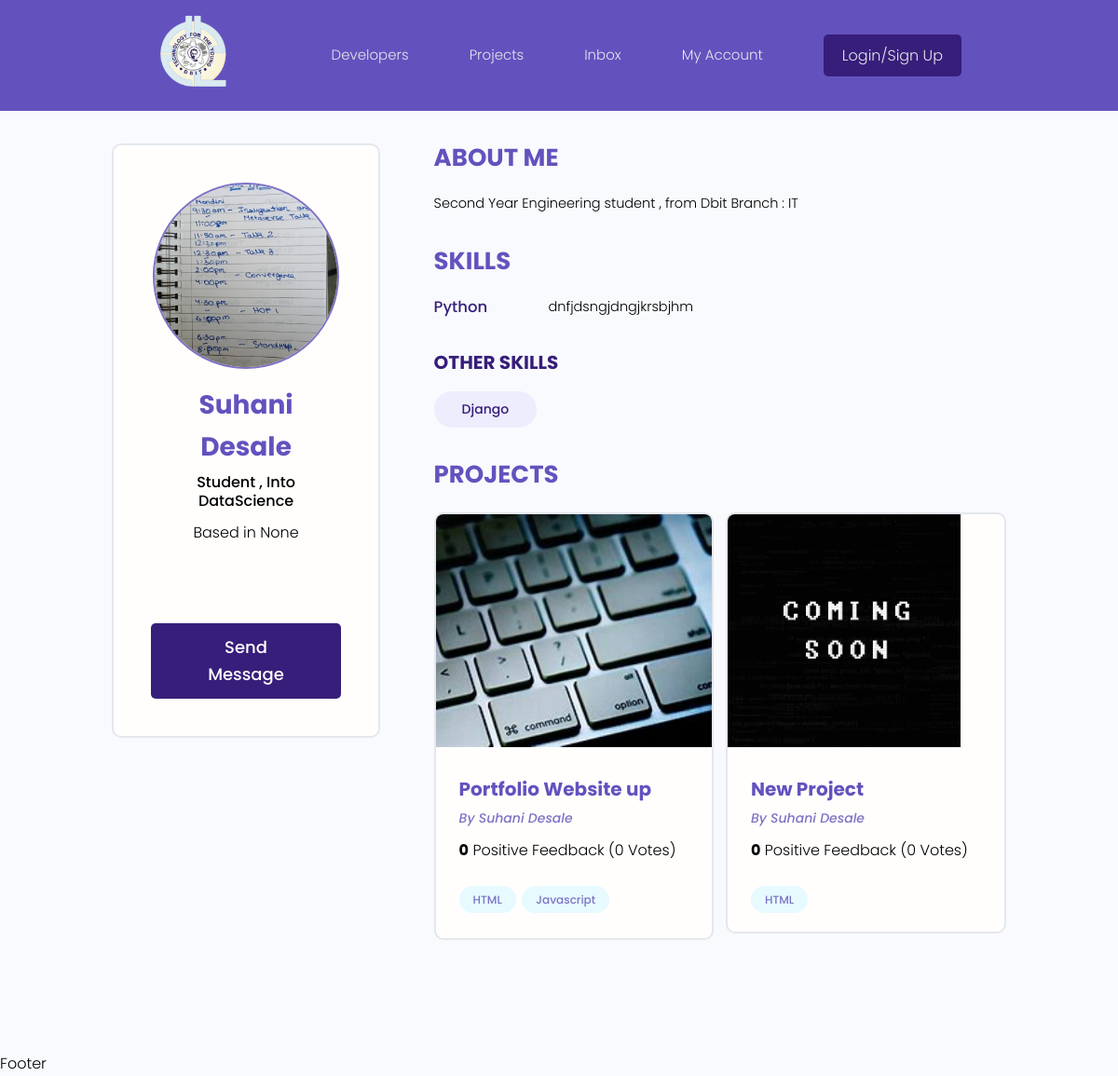
The page /profile/8595eae3-2dcb-49df-afbd-67a5c30c1fb4/ on the database its author committed.
### users/models.py (models this page shows, shortened)
class Profile(models.Model):
    user = models.OneToOneField(User ,on_delete= models.CASCADE , null=True , blank = True)
    name = models.CharField(max_length=200 ,blank=True , null = True)
    email = models.EmailField(max_length=500,blank=True , null = True)
    username = models.CharField(max_length=200 ,blank=True , null = True)
    location = models.CharField(max_length=200 ,blank=True , null = True)
    short_intro = models.CharField(max_length=500 ,blank=True , null = True)
    bio = models.TextField(blank=True , null = True)
    profile_image = models.ImageField(null = True , blank = True , upload_to = 'profiles/' , default = "profiles/profileimg_default.jpg")
    social_github = models.CharField(max_length=200 ,blank=True , null = True)
    social_linkedin = models.CharField(max_length=200 ,blank=True , null = True)
    social_twitter = models.CharField(max_length=200 ,blank=True , null = True)
    social_youtube = models.CharField(max_length=200 ,blank=True , null = True)
    social_website = models.CharField(max_length=200 ,blank=True , null = True)
    created = models.DateTimeField(auto_now_add=True)
    id = models.UUIDField(default=uuid.uuid4, unique=True,primary_key=True, editable=False)

class Skill(models.Model):
    owner = models.ForeignKey(Profile , on_delete= models.CASCADE , null=True , blank=True)
    name =  models.CharField(max_length=200 ,blank=True , null = True)
    description = models.TextField(null = True, blank=True)
    created = models.DateTimeField(auto_now_add=True)
    id = models.UUIDField(default=uuid.uuid4, unique=True,primary_key=True, editable=False)

### projects/models.py (models this page shows, shortened)
class Project(models.Model):
    owner = models.ForeignKey(Profile , null = True , blank = True , on_delete = models.SET_NULL)
    title = models.CharField(max_length=200)
    description = models.TextField(null=True, blank=True)
    featured_image = models.ImageField(null= True , blank=True,default = "default_project.jpg")
    demo_link = models.CharField(max_length=2000,null=True,blank=True)
    source_link = models.CharField(max_length=2000,null=True, blank=True)
    tags = models.ManyToManyField('Tag',blank = True)
    vote_total = models.IntegerField(default=0,null=True,blank= True)
    vote_ratio = models.IntegerField(default=0,null=True,blank= True)
    created = models.DateTimeField(auto_now_add=True)
    id = models.UUIDField(default=uuid.uuid4, unique=True,primary_key=True, editable=False)

class Tag(models.Model):
    name = models.CharField(max_length=200)
    created = models.DateTimeField(auto_now_add=True)
    id = models.UUIDField(default=uuid.uuid4, unique=True,primary_key=True, editable=False)
    def __str__(self):
        return self.name

### users/views.py (the view)
# urls.py: path('profile/<str:pk>/',views.userProfile , name ="user-profile"),
def userProfile(request , pk):
    profile = Profile.objects.get(id=pk)
    topSkills = profile.skill_set.exclude(description__exact="")
    otherSkills = profile.skill_set.filter(description = "")
    context = {'profile': profile , 'topSkills':topSkills ,'otherSkills':otherSkills }
    return render(request,'users/user-profile.html',context)

### users/templates/users/user-profile.html (shortened to what this page needs)
{% extends 'main.html' %}
{% block content %}
<main class="profile my-md">
    <div class="container">
      <div class="layout">
        <div class="column column--1of3">
          <div class="card text-center">
            <div class="card__body dev">
              <img class="avatar avatar--xl" src="{{ profile.profile_image.url }}" />
              <h2 class="dev__name">{{profile.name}}</h2>
              <p class="dev__title">{{profile.short_intro}}</p>
              <p class="dev__location">Based in {{profile.location}}</p>
              <ul class="dev__social">
              </ul>
              <a href="#" class="btn btn--sub btn--lg">Send Message </a>
            </div>
          </div>
        </div>
        <div class="column column--2of3">
          <div class="devInfo">
            <h3 class="devInfo__title">About Me</h3>
            <p class="devInfo__about">{{profile.bio}}</p>
          </div>
          <div class="devInfo">
            <h3 class="devInfo__title">Skills</h3>
            <div class="devInfo__skills">
              {% for skill in topSkills %}
              <div class="devSkill">
                <h4 class="devSkill__title">{{skill.name}}</h4>
                <p class="devSkill__info">
                  {{skill.description}}
                </p>
              </div>
              {% endfor %}
              {% for skill in otherSkills %}
              <h3 class="devInfo__subtitle">Other Skills</h3>
              <div class="devInfo__otherSkills">
                <span class="tag tag--pill tag--sub tag--lg">
                  <small>{{skill.name}}</small>
                </span>
                {% endfor %}
              </div>
            </div>
          </div>
          <div class="devInfo">
            <h3 class="devInfo__title">Projects</h3>
            <div class="grid grid--two">
              {% for project in profile.project_set.all  %}
              <div class="column">
                <div class="card project">
                  <a href="{% url 'project' project.id %}" class="project">
                    <img class="project__thumbnail" src="{{project.featured_image.url}}" alt="project thumbnail" />
                    <div class="card__body">
                      <h3 class="project__title">{{project.title}}</h3>
                      <p><a class="project__author" href="profile.html">By {{project.owner.name}}</a></p>
                      <p class="project--rating">
                        <span style="font-weight: bold;">{{project.vote_ratio}}</span> Positive
                        Feedback ({{project.vote_total}} Vote{{project.vote_total|pluralize:"s"}})
                      </p>
                      <div class="project__tags">
                        {% for tag in project.tags.all %}
                        <span class="tag tag--pill tag--main">
                          <small>{{tag}}</small>
                        </span>
                        {% endfor %}
                      </div>
                    </div>
                  </a>
                </div>
              </div>
              {% endfor %}
            </div>
          </div>
        </div>
      </div>
    </div>
  </main>
{% endblock content %}

### static/styles/app.css (style rules this page uses)
:root { --color-sub: #6352be; }
.btn--sub { background-color: var(--color-sub-light); }
.card { border: 2px solid var(--color-light); }
img { width: 100%; }
.profile .card > .dev { padding: 4rem; }
.dev__name { color: var(--color-sub); font-size: 2.8rem; font-weight: 700; margin-top: 1rem; margin-bottom: 0.5rem; }
.dev__title { font-size: 1.6rem; font-weight: 500; line-height: 1.3; }
.dev__location { margin-top: 1rem; }
.dev__social { margin: 3rem 0; list-style: none; display: flex; justify-content: center; gap: 1.5rem; }
.devInfo { margin-bottom: 3rem; }
.devInfo__title, .devInfo__subtitle { font-size: 2.6rem; color: var(--color-sub); text-transform: uppercase; font-weight: 700; margin-bottom: 1.5rem; }
.devInfo__subtitle { font-size: 2rem; color: var(--color-sub-light); }
.devInfo__about, .devSkill__info { font-size: 1.45rem; line-height: 1.7; text-align: justify; }
.devSkill { margin-bottom: 3rem; }
.devSkill__title { font-size: 1.65rem; font-weight: 500; color: var(--color-sub-light); }
@media screen and (min-width: 700px) { .devSkill { display: flex; justify-content: space-between; gap: 3rem; } }
@media screen and (min-width: 700px) { .devSkill__info { flex-basis: 80%; } }
.project__author { font-size: 1.4rem; font-style: italic; }
.project--rating { margin-bottom: 1.6em; margin-top: .5em; }
.project__thumbnail { height: 25rem; object-fit: cover; object-position: top center; }
.project__title { font-size: 2rem; font-weight: 700; color: var(--color-sub); }

### static/uikit/styles/modules/_variables.css (style rules this page uses)
:root { --color-main: #7e72c5; --color-main-light: #e6faff; --color-sub: #6352be; --color-sub-light: rgb(55,30,122); --color-sub-lighter: #ededfd; --color-text: black; --color-gray: #8b8b8b; --color-light: #e5e7eb; --color-light-gray: #767676; --color-bg: #f8fafd; --color-white: #fffefd; --color-white-light: #f3f3f3; --color-success: #359e64; --color-success-bg: #def8e8; --color-error: #fc4b0b; --color-error-bg: #fff2ee; --font-base: 'Poppins', arial, helvetica, 'Segoe UI', roboto, ubuntu, sans-serif; --font-monospace: 'Fira Code', 'Courier New', courier, monospace; --font-regular: 300; --font-medium: 500; --font-bold: 700; --generic-shadow: 1px 1px 5px #00000010; --generic-transition: all 0.3s ease-in-out; }

### static/uikit/styles/modules/_base.css (style rules this page uses)
* { margin: 0; padding: 0; box-sizing: border-box; text-rendering: optimizeLegibility; color: inherit; font-size: inherit; }
html { font-size: 50%; }
@media only screen and (min-width: 480px) { html { font-size: 56.25%; } }
@media only screen and (min-width: 1200px) { html { font-size: 62.5%; } }
body { line-height: 1.6; font-weight: 400; font-size: 1.5rem; color: black; background-color: var(--color-bg); min-height: 100vh; }

### static/uikit/styles/modules/_typography.css (style rules this page uses)
* { font-family: var(--font-base); }
h2 { font-size: 3.6rem; font-weight: var(--font-bold); }
h3 { font-size: 3.2rem; font-weight: var(--font-medium); }
h4 { font-size: 2.8rem; font-weight: var(--font-medium); }
p, span, strong { font-size: 1.6rem; color: var(--color-text); font-weight: var(--font-regular); }
a { padding-bottom: 2px; text-decoration: none; display: inline-block; color: var(--color-main); font-weight: var(--font-medium); }

### static/uikit/styles/modules/_utilities.css (style rules this page uses)
.container { width: 92%; max-width: 165rem; margin: 0 auto; box-sizing: border-box; }
@media screen and (min-width: 1000px) { .container { width: 90%; } }
@media screen and (min-width: 1200px) { .container { width: 80%; } }
.text-center { text-align: center; }
.my-md { margin: 3rem auto; }

### static/uikit/styles/modules/_avatar.css (style rules this page uses)
.avatar { border-radius: 50%; border: 2px solid var(--color-main); object-fit: cover; }
.avatar--xl { height: 20rem; width: 20rem; }

### static/uikit/styles/modules/_button.css (style rules this page uses)
.btn { display: inline-block; position: relative; cursor: pointer; background-color: var(--color-light); font-weight: var(--font-medium); color: var(--color-sub); text-decoration: none; padding: 1rem 2rem; border-radius: 0.5rem; border: none; width: -webkit-fit-content; width: -moz-fit-content; width: fit-content; height: -webkit-fit-content; height: -moz-fit-content; height: fit-content; font-size: 1.6rem; outline-width: 0; outline-color: transparent; -webkit-backface-visibility: hidden; backface-visibility: hidden; transition: all 0.3s ease-in-out; }
.btn--sub { background-color: var(--color-sub); color: var(--color-white); }
.btn--lg { font-size: 1.8rem; padding: 1.2rem 4.5rem; }

### static/uikit/styles/modules/_card.css (style rules this page uses)
.card { border-radius: 1rem; background-color: var(--color-white); border: 1.5px solid var(--color-light); width: auto; height: auto; margin-top: 0.5rem; margin-bottom: 0.5rem; overflow: hidden; }
.card__body, .card__header { padding: 2rem 2.5rem; }

### rows shown on the page
Profile: profile_image (picture), name "Suhani Desale", short_intro "Student , Into DataScience", location "None", bio "Second Year Engineering student , from Dbit Branch : IT"
Skill: name "Python", description "dnfjdsngjdngjkrsbjhm"
Skill: name "Django"
Project: featured_image (placeholder picture), title "Portfolio Website up", owner.name "Suhani Desale", vote_ratio "0", vote_total "0"
Tag: name "HTML"
Tag: name "Javascript"
Project: featured_image (picture), title "New Project", owner.name "Suhani Desale", vote_ratio "0", vote_total "0"
